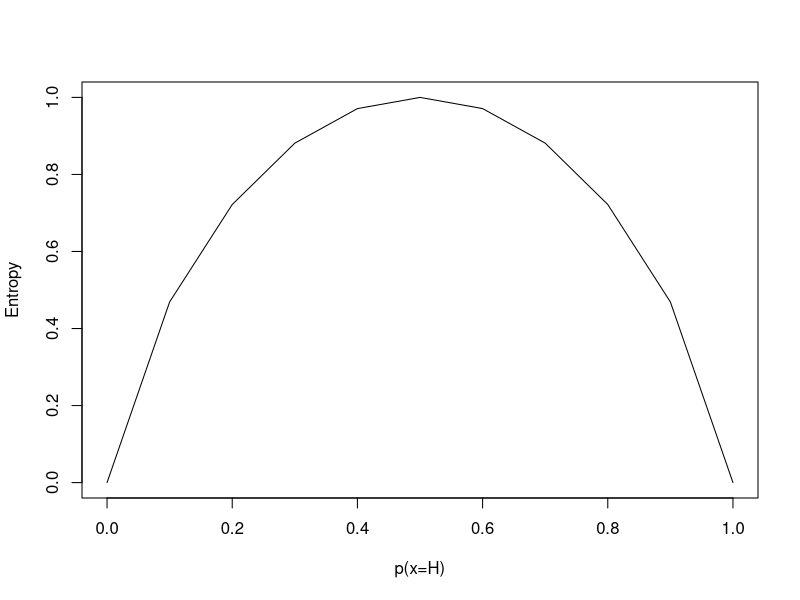

Source code (R):
## ---- chunk 1
knitr::opts_chunk$set(echo = TRUE)
## ---- chunk 2
ent <- function(x){
  if(x == 0){
    return(0)
  }
  if(x == 1){
    return(0)
  }
  return (x * log2(1/x) + (1-x)*log2(1/(1-x)))
}
x <- seq(0, 1, by=0.1)
y <- sapply(x, ent)
plot(x, y, ylim = c(0, 1), type='l', xlab = "p(x=H)", ylab="Entropy")
